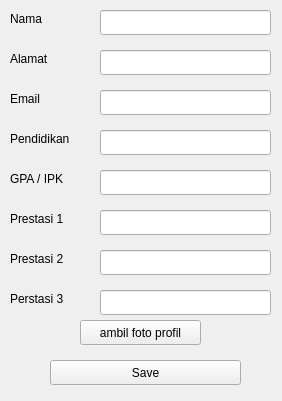
<?xml version="1.0" encoding="UTF-8"?>
<ui version="4.0">
 <class>MainWindow</class>
 <widget class="QMainWindow" name="MainWindow">
  <property name="geometry">
   <rect>
    <x>0</x>
    <y>0</y>
    <width>282</width>
    <height>401</height>
   </rect>
  </property>
  <property name="windowTitle">
   <string>MainWindow</string>
  </property>
  <widget class="QWidget" name="centralwidget">
   <widget class="QLineEdit" name="line_nama">
    <property name="geometry">
     <rect>
      <x>100</x>
      <y>10</y>
      <width>171</width>
      <height>25</height>
     </rect>
    </property>
   </widget>
   <widget class="QLineEdit" name="line_alamat">
    <property name="geometry">
     <rect>
      <x>100</x>
      <y>50</y>
      <width>171</width>
      <height>25</height>
     </rect>
    </property>
   </widget>
   <widget class="QLineEdit" name="line_email">
    <property name="geometry">
     <rect>
      <x>100</x>
      <y>90</y>
      <width>171</width>
      <height>25</height>
     </rect>
    </property>
   </widget>
   <widget class="QLabel" name="label">
    <property name="geometry">
     <rect>
      <x>10</x>
      <y>10</y>
      <width>67</width>
      <height>17</height>
     </rect>
    </property>
    <property name="text">
     <string>Nama</string>
    </property>
   </widget>
   <widget class="QLabel" name="label_2">
    <property name="geometry">
     <rect>
      <x>10</x>
      <y>50</y>
      <width>67</width>
      <height>17</height>
     </rect>
    </property>
    <property name="text">
     <string>Alamat</string>
    </property>
   </widget>
   <widget class="QLabel" name="label_3">
    <property name="geometry">
     <rect>
      <x>10</x>
      <y>90</y>
      <width>67</width>
      <height>17</height>
     </rect>
    </property>
    <property name="text">
     <string>Email</string>
    </property>
   </widget>
   <widget class="QLabel" name="label_5">
    <property name="geometry">
     <rect>
      <x>10</x>
      <y>130</y>
      <width>81</width>
      <height>17</height>
     </rect>
    </property>
    <property name="text">
     <string>Pendidikan</string>
    </property>
   </widget>
   <widget class="QLineEdit" name="line_pendidikan">
    <property name="geometry">
     <rect>
      <x>100</x>
      <y>130</y>
      <width>171</width>
      <height>25</height>
     </rect>
    </property>
   </widget>
   <widget class="QPushButton" name="save_btn">
    <property name="geometry">
     <rect>
      <x>50</x>
      <y>360</y>
      <width>191</width>
      <height>25</height>
     </rect>
    </property>
    <property name="text">
     <string>Save</string>
    </property>
   </widget>
   <widget class="QLineEdit" name="line_prestasi1">
    <property name="geometry">
     <rect>
      <x>100</x>
      <y>210</y>
      <width>171</width>
      <height>25</height>
     </rect>
    </property>
   </widget>
   <widget class="QLineEdit" name="line_prestasi2">
    <property name="geometry">
     <rect>
      <x>100</x>
      <y>250</y>
      <width>171</width>
      <height>25</height>
     </rect>
    </property>
   </widget>
   <widget class="QLabel" name="label_4">
    <property name="geometry">
     <rect>
      <x>10</x>
      <y>250</y>
      <width>67</width>
      <height>17</height>
     </rect>
    </property>
    <property name="text">
     <string>Prestasi 2</string>
    </property>
   </widget>
   <widget class="QLineEdit" name="line_prestasi3">
    <property name="geometry">
     <rect>
      <x>100</x>
      <y>290</y>
      <width>171</width>
      <height>25</height>
     </rect>
    </property>
   </widget>
   <widget class="QLabel" name="label_6">
    <property name="geometry">
     <rect>
      <x>10</x>
      <y>290</y>
      <width>81</width>
      <height>17</height>
     </rect>
    </property>
    <property name="text">
     <string>Perstasi 3</string>
    </property>
   </widget>
   <widget class="QLabel" name="label_7">
    <property name="geometry">
     <rect>
      <x>10</x>
      <y>210</y>
      <width>67</width>
      <height>17</height>
     </rect>
    </property>
    <property name="text">
     <string>Prestasi 1</string>
    </property>
   </widget>
   <widget class="QLineEdit" name="line_ipk">
    <property name="geometry">
     <rect>
      <x>100</x>
      <y>170</y>
      <width>171</width>
      <height>25</height>
     </rect>
    </property>
   </widget>
   <widget class="QLabel" name="label_8">
    <property name="geometry">
     <rect>
      <x>10</x>
      <y>170</y>
      <width>81</width>
      <height>17</height>
     </rect>
    </property>
    <property name="text">
     <string>GPA / IPK</string>
    </property>
   </widget>
   <widget class="QPushButton" name="foto_btn">
    <property name="geometry">
     <rect>
      <x>80</x>
      <y>320</y>
      <width>121</width>
      <height>25</height>
     </rect>
    </property>
    <property name="text">
     <string>ambil foto profil</string>
    </property>
   </widget>
  </widget>
 </widget>
 <resources/>
 <connections/>
</ui>
